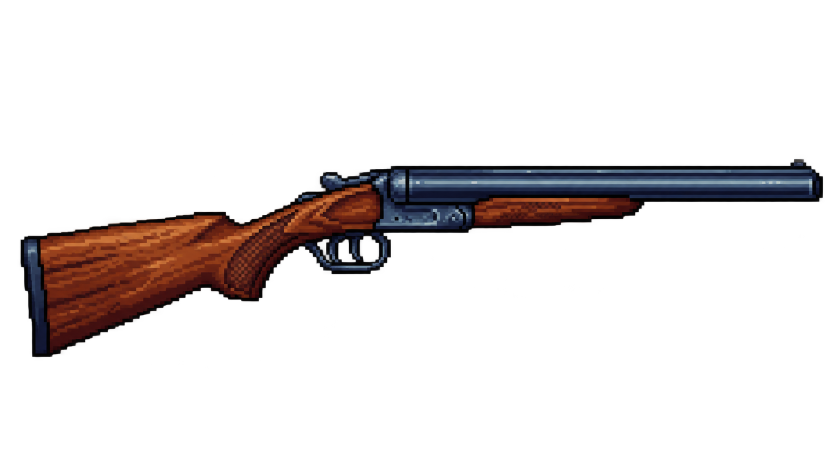
#> input picture dead-horizon-fullscreen-v4/tools/ui_sources/double_barrel.png, 1678 x 937 px, found by its file name (shown at 1/2 size)
$ python bake_double_barrel.py
#> lines starting #> are read from the running program, lines starting #| are printed output that depends on the picture; after the words box and inside, x2 and y2 are one past the last pixel; in counts of white or black regions, pixels touching at a corner belong together
#!/usr/bin/env python3
"""Bakes the Double Barrel art (tools/ui_sources/double_barrel.png, 1678x937 soft-alpha cut-out) into game sprites:
  assets/weapons/double.png       58x20  in-hand sprite (weaponDims('double') is already 58x20 -> drawn 1:1)
  assets/weapons/double_icon.png  64x24  HUD / armory icon (same sprite centred)
Steps: crop to the gun, premultiplied-alpha downscale, mild sharpen + contrast, binarise alpha (crisp pixel silhouette), add a 1px dark outline
(the original's thick outline disappears at this size). Muzzle = right-most opaque column of double.png (measured by game.html). Run from project root."""
from PIL import Image, ImageFilter, ImageEnhance
import numpy as np
SRC = 'tools/ui_sources/double_barrel.png'; OUT = 'assets/weapons/'
GUN_W = 54                      # gun width incl. outline in the 58x20 canvas -> 52 px of art + 2 px outline
im = Image.open(SRC).convert('RGBA'); a = np.array(im); al = a[:, :, 3]
#> further down, im is the input picture: PIL image 1678x937 RGBA; mean R, G, B, A 10.3, 6, 5.8, 34.7
#> after `al = a[:, :, 3]`:
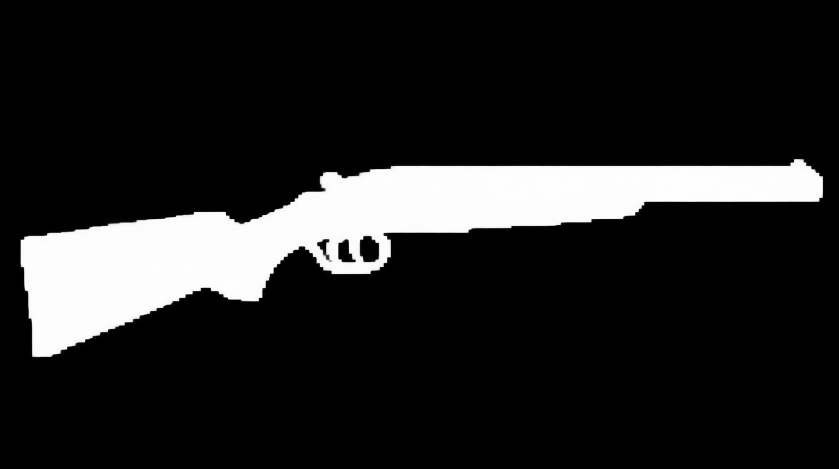
#> al: shape (937, 1678) (shown at 1/2 size); min 0, max 255, mean 34.7
ys, xs = np.where(al > 128); im = im.crop((xs.min(), ys.min(), xs.max() + 1, ys.max() + 1))
#> after `im = im.crop((xs.min(), ys.min(), xs.max() + 1, ys.max() + 1))`:
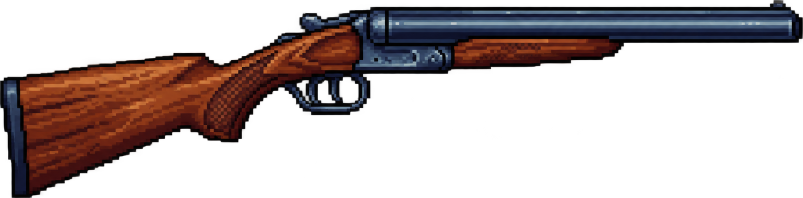
#> im: PIL image 1605x396 RGBA (shown at 1/2 size); mean R, G, B, A 25.4, 14.9, 14.3, 85.8; transparent parts drawn white
w, h = im.size; tw = GUN_W - 2; th = max(1, round(h * tw / w))
#> after `w, h = im.size`: w = 1605; h = 396
#> after `th = max(1, round(h * tw / w))`: th = 13
arr = np.array(im).astype(np.float32); alpha = arr[:, :, 3:4] / 255.0
#> after `alpha = arr[:, :, 3:4] / 255.0`:
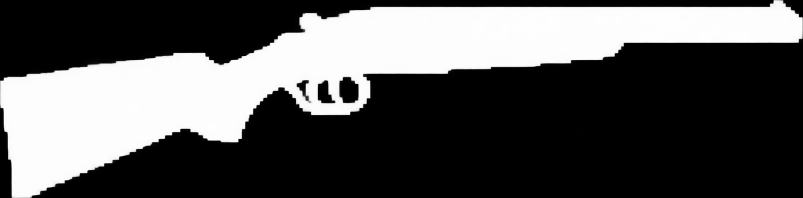
#> alpha: shape (396, 1605, 1) float32 (shown at 1/2 size); min 0, max 1, mean 0.336
pm = Image.fromarray(np.dstack([arr[:, :, :3] * alpha, alpha * 255]).clip(0, 255).astype(np.uint8), 'RGBA')   # premultiplied
chan = [np.array(Image.fromarray(np.array(pm)[:, :, i]).resize((tw, th), Image.LANCZOS)).astype(np.float32) for i in range(4)]
#> chan = 4 items
A = chan[3] / 255.0; rgb = np.dstack([chan[i] / np.maximum(A, 1e-3) for i in range(3)]).clip(0, 255)
small = Image.fromarray(rgb.astype(np.uint8), 'RGB')
small = ImageEnhance.Contrast(small).enhance(1.12); small = ImageEnhance.Color(small).enhance(1.08)
small = small.filter(ImageFilter.UnsharpMask(radius=0.7, percent=90, threshold=2))
mask = (A > 0.5)
sp = np.dstack([np.array(small), (mask * 255).astype(np.uint8)])
# 1px dark outline (4-neighbour dilation of the silhouette)
pad = np.pad(mask, 1); dil = pad.copy()
for dy, dx in ((1, 0), (-1, 0), (0, 1), (0, -1)): dil |= np.roll(np.roll(pad, dy, 0), dx, 1)
out = np.zeros((th + 2, tw + 2, 4), np.uint8); out[dil & ~pad, :] = (14, 17, 24, 255); inner = np.pad(sp, ((1, 1), (1, 1), (0, 0)))
out[pad] = inner[pad]
gun = Image.fromarray(out, 'RGBA')
canvas = Image.new('RGBA', (58, 20), (0, 0, 0, 0)); canvas.paste(gun, (2, (20 - gun.height) // 2), gun); canvas.save(OUT + 'double.png')
#> after `canvas = Image.new('RGBA', (58, 20), (0, 0, 0, 0))`: canvas: PIL image 58x20 RGBA; every value is 0
#> after `canvas.paste(gun, (2, (20 - gun.height) // 2), gun)`:
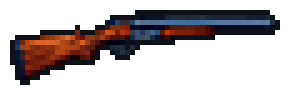
#> canvas: PIL image 58x20 RGBA (shown 5 times larger); mean R, G, B, A 18.6, 11.2, 11.7, 80; transparent parts drawn white
icon = Image.new('RGBA', (64, 24), (0, 0, 0, 0)); icon.paste(canvas, (3, 2), canvas); icon.save(OUT + 'double_icon.png')
#> after `icon = Image.new('RGBA', (64, 24), (0, 0, 0, 0))`: icon: PIL image 64x24 RGBA; every value is 0
#> after `icon.paste(canvas, (3, 2), canvas)`:
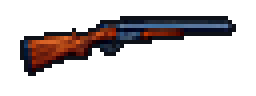
#> icon: PIL image 64x24 RGBA (shown 4 times larger); mean R, G, B, A 14, 8.4, 8.9, 60.4; transparent parts drawn white
print('gun', gun.size, 'canvas', canvas.size, 'bbox', canvas.getbbox())
#| gun (54, 15) canvas (58, 20) bbox (2, 2, 56, 17)

$ run again, with dead-horizon-fullscreen-v4/tools/ui_sources/wave_frame.png copied over dead-horizon-fullscreen-v4/tools/ui_sources/double_barrel.png
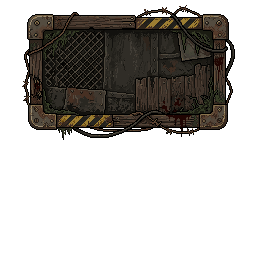
#> input picture dead-horizon-fullscreen-v4/tools/ui_sources/wave_frame.png, 256 x 256 px, found by its file name
#> im is the input picture: PIL image 256x256 RGBA; mean R, G, B, A 16.4, 14, 10.8, 91.9
#> `al = a[:, :, 3]`:
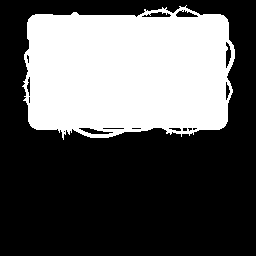
#> al: shape (256, 256); 36% white; 1 white region, box (x1, y1, x2, y2) and area: (22, 5, 235, 140) 23616
#> im: PIL image 213x135 RGBA
#> alpha: shape (135, 213, 1) float32; values 0 (black) and 1 (white), 82.1% white; 18 black regions (7 under 20 px), largest, box (x1, y1, x2, y2) and area: (0, 0, 213, 81) 2308, (42, 54, 213, 135) 1653, (0, 82, 41, 135) 633
#> chan = 4 items
#> mask: shape (33, 52) bool; 83.9% white; 6 black regions (2 under 20 px), largest, box (x1, y1, x2, y2) and area: (0, 0, 38, 12) 91, (21, 15, 52, 33) 88, (0, 20, 19, 33) 51, (38, 0, 52, 9) 37
#> pad: shape (35, 54) bool; 76.1% white; 2 black regions (1 under 20 px), largest, box (x1, y1, x2, y2) and area: (0, 0, 54, 35) 447
#> canvas: PIL image 58x20 RGBA; every value is 0
#> icon: PIL image 64x24 RGBA; every value is 0
#> `icon.paste(canvas, (3, 2), canvas)`:
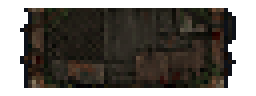
#> icon: PIL image 64x24 RGBA (shown 4 times larger); mean R, G, B, A 27.4, 23.5, 18.2, 172.8; transparent parts drawn white
#| gun (54, 35) canvas (58, 20) bbox (2, 0, 56, 20)
